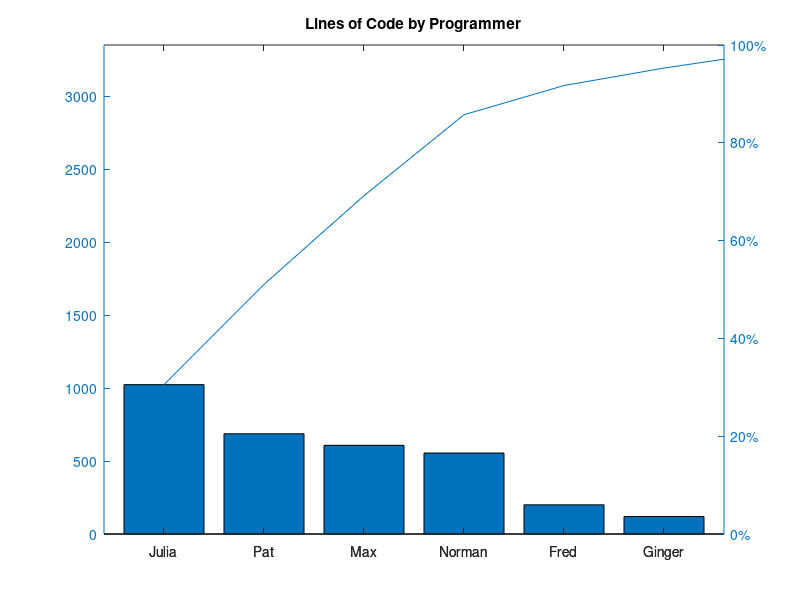

Here is the MATLAB script that generated this plot:
codelines = [200 120 555 608 1024 101 57 687];
coders = {'Fred','Ginger','Norman','Max','Julia','Wally','Heidi','Pat'};

figure
pareto(codelines, coders)
title('Lines of Code by Programmer');
